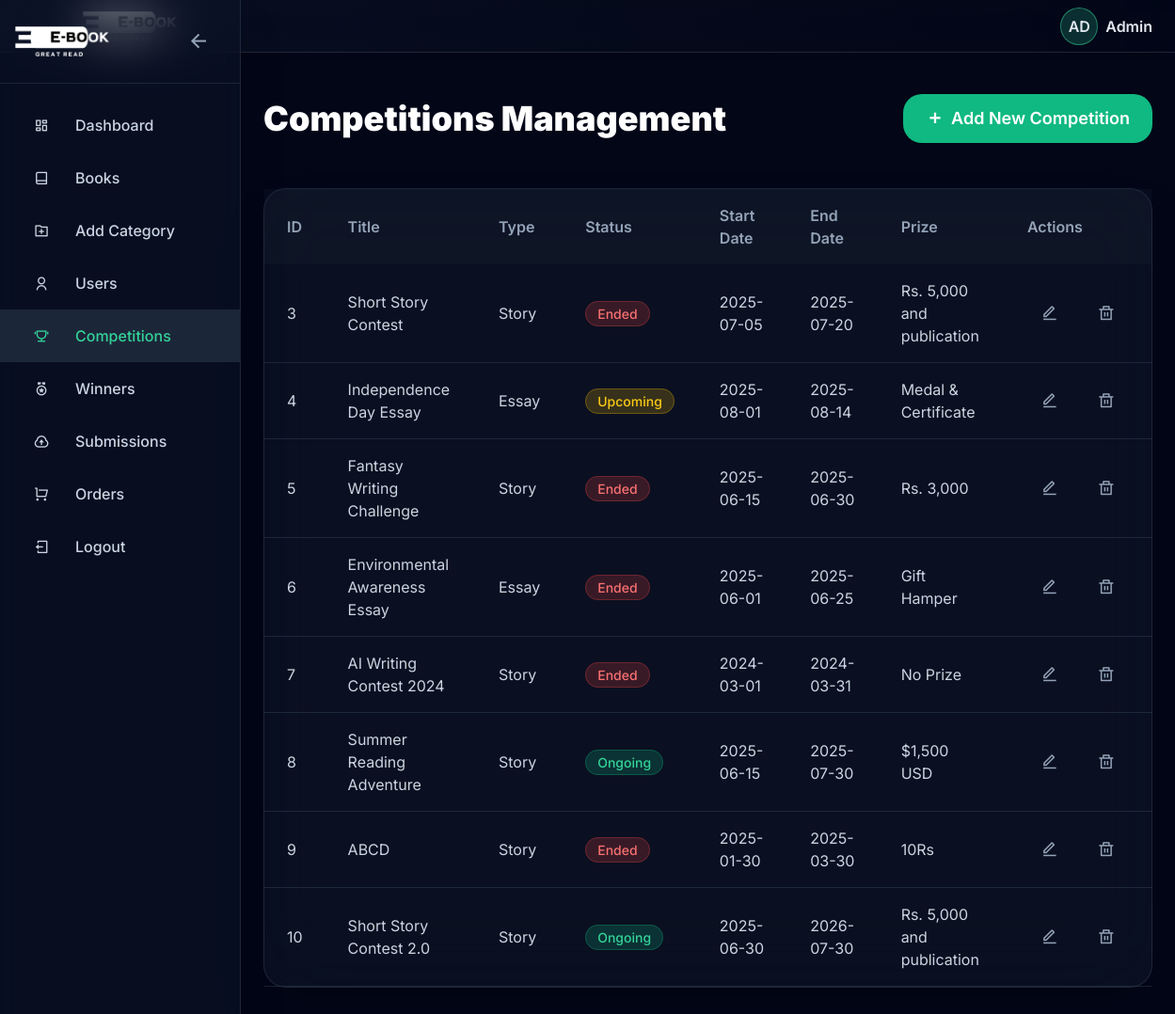
The app's page /Admin/AdminCompetition/admin.competitions.php (signed in) with its own data.
### tables this page shows
CREATE TABLE `competitions` (
  `CompetitionID` int(11) NOT NULL,
  `Type` varchar(20) DEFAULT NULL CHECK (`Type` in ('Story','Essay')),
  `Title` varchar(100) DEFAULT NULL,
  `Description` text DEFAULT NULL,
  `StartDate` date DEFAULT NULL,
  `EndDate` date DEFAULT NULL,
  `Prize` varchar(100) DEFAULT NULL
);

### Admin/AdminCompetition/admin.competitions.php (the view, shortened to what this page needs)
<?php
include "../Components/checkifadmin.php";
?>
<!DOCTYPE html>
<html lang="en">
<head>
    <script src="https://cdn.tailwindcss.com/3.4.16"></script>
    <link rel="stylesheet" href="https://cdnjs.cloudflare.com/ajax/libs/remixicon/4.6.0/remixicon.min.css">
</head>
<body class="bg-slate-950 text-white font-['Inter']">
    <div class="flex min-h-screen">
        <?php include "../Components/sider.php"; ?>
        <main id="main-content" class="mt-16 min-h-screen flex-1 transition-all duration-300">
            <div class="pt-24 p-4 sm:p-6 relative">
                <div id="competitions-page" class="page active container mx-auto">
                    <div class="flex flex-col sm:flex-row items-center justify-between mb-8 sm:mb-12 mt-3 scroll-animate">
                        <h1 class="text-3xl sm:text-4xl font-black text-white">Competitions Management</h1>
                        <a href="newcompetition.php" class="group relative overflow-hidden bg-emerald-500 hover:bg-emerald-600 text-white px-4 sm:px-6 py-2 sm:py-3 text-base sm:text-lg font-semibold rounded-xl transition-all duration-300 hover:scale-105 inline-flex items-center mt-4 sm:mt-0">
                            <span class="relative z-10 flex items-center">
                                <i class="ri-add-line mr-2"></i>
                                Add New Competition
                            </span>
                        </a>
                    </div>
                    <div class="backdrop-blur-2xl bg-slate-800/30 border border-slate-700/50 rounded-2xl shadow-2xl hover:shadow-emerald-500/20 transition-all duration-500 scroll-animate">
                        <div class="overflow-x-auto overflow-y-hidden">
                            <table class="w-full table-responsive">
                                <thead>
                                    <tr class="text-left text-sm sm:text-base text-slate-400 bg-slate-800/20">
                                        <th class="px-4 sm:px-6 py-3 sm:py-4 font-semibold">ID</th>
                                        <th class="px-4 sm:px-6 py-3 sm:py-4 font-semibold competition-title">Title</th>
                                        <th class="px-4 sm:px-6 py-3 sm:py-4 font-semibold hidden sm:table-cell">Type</th>
                                        <th class="px-4 sm:px-6 py-3 sm:py-4 font-semibold">Status</th>
                                        <th class="px-4 sm:px-6 py-3 sm:py-4 font-semibold">Start Date</th>
                                        <th class="px-4 sm:px-6 py-3 sm:py-4 font-semibold">End Date</th>
                                        <th class="px-4 sm:px-6 py-3 sm:py-4 font-semibold">Prize</th>
                                        <th class="px-4 sm:px-6 py-3 sm:py-4 font-semibold">Actions</th>
                                    </tr>
                                </thead>
                                <tbody>
                                    <?php
                                    $sql = "SELECT * FROM competitions";
                                    $data = $conn->query($sql);
                                    if (!$data) {
                                        error_log("Competitions query failed: " . $conn->error);
                                        echo "<tr><td colspan='8' class='px-4 sm:px-6 py-4 text-center text-slate-400'>Error fetching data: " . htmlspecialchars($conn->error) . "</td></tr>";
                                    } elseif ($data->num_rows > 0) {
                                        while ($rows = $data->fetch_assoc()) {
                                    ?>
                                    <tr class="border-b border-slate-700/50 hover:bg-slate-700/30 transition-all duration-300 scroll-animate">
                                        <td class="px-4 sm:px-6 py-3 sm:py-4 text-sm sm:text-base text-slate-300" data-label="ID"><?php echo htmlspecialchars($rows['CompetitionID']); ?></td>
                                        <td class="px-4 sm:px-6 py-3 sm:py-4 text-sm sm:text-base text-slate-300 competition-title" data-label="Title"><?php echo htmlspecialchars($rows['Title']); ?></td>
                                        <td class="px-4 sm:px-6 py-3 sm:py-4 text-sm sm:text-base text-slate-300 hidden sm:table-cell" data-label="Type"><?php echo htmlspecialchars($rows['Type']); ?></td>
                                        <td class="px-4 sm:px-6 py-3 sm:py-4" data-label="Status">
                                            <?php
                                            $today = date('Y-m-d');
                                            $start = $rows['StartDate'];
                                            $end = $rows['EndDate'];
                                            if ($today < $start) {
                                                $status = 'Upcoming';
                                                $badge = 'bg-yellow-500/20 text-yellow-400 border border-yellow-500/30';
                                            } elseif ($today >= $start && $today <= $end) {
                                                $status = 'Ongoing';
                                                $badge = 'bg-emerald-500/20 text-emerald-400 border border-emerald-500/30';
                                            } else {
                                                $status = 'Ended';
                                                $badge = 'bg-red-500/20 text-red-400 border border-red-500/30';
                                            }
                                            ?>
                                            <span class="text-xs sm:text-sm font-medium px-2 sm:px-3 py-1 rounded-full <?php echo $badge; ?>">
                                                <?php echo $status; ?>
                                            </span>
                                        </td>
                                        <td class="px-4 sm:px-6 py-3 sm:py-4 text-sm sm:text-base text-slate-300" data-label="Start Date"><?php echo htmlspecialchars($rows['StartDate']); ?></td>
                                        <td class="px-4 sm:px-6 py-3 sm:py-4 text-sm sm:text-base text-slate-300" data-label="End Date"><?php echo htmlspecialchars($rows['EndDate']); ?></td>
                                        <td class="px-4 sm:px-6 py-3 sm:py-4 text-sm sm:text-base text-slate-300" data-label="Prize"><?php echo htmlspecialchars($rows['Prize']); ?></td>
                                        <td class="px-4 sm:px-6 py-3 sm:py-4" data-label="Actions">
                                            <div class="flex items-center gap-2 sm:gap-3">
                                                <a href="competitions.update.php?id=<?php echo htmlspecialchars($rows['CompetitionID']); ?>" class="w-8 sm:w-12 h-8 sm:h-12 flex items-center justify-center text-slate-400 hover:bg-slate-700/50 hover:text-emerald-400 rounded-full transition-all duration-300">
                                                    <i class="ri-edit-line text-base sm:text-lg"></i>
                                                </a>
                                                <a href="competitions.delete.php?id=<?php echo htmlspecialchars($rows['CompetitionID']); ?>" class="w-8 sm:w-12 h-8 sm:h-12 flex items-center justify-center text-slate-400 hover:bg-slate-700/50 hover:text-red-400 rounded-full transition-all duration-300">
                                                    <i class="ri-delete-bin-line text-base sm:text-lg"></i>
                                                </a>
                                            </div>
                                        </td>
                                    </tr>
                                    <?php
                                        }
                                    } else {
                                        echo "<tr><td colspan='8' class='px-4 sm:px-6 py-4 text-center text-slate-400'>No competitions found.</td></tr>";
                                    }
                                    ?>
                                </tbody>
                            </table>
                        </div>
                    </div>
                </div>
            </div>
        </main>
    </div>
</body>
</html>

### Admin/AdminCompetition/admin.competitions.php (style rules this page uses)
#sidebar:not(.collapsed) ~ #main-content { margin-left: 16rem; }
.scroll-animate { opacity: 0; transform: translateY(20px); transition: all 1s ease-out; }
.scroll-animate.visible { opacity: 1; transform: translateY(0); }
@media (min-width: 640px) { .table-responsive th, .table-responsive td { font-size: 0.875rem; padding: 0.75rem 1.5rem; } }
@media (min-width: 640px) { .table-responsive .competition-title { min-width: 120px; } }
@media (min-width: 768px) { .table-responsive th, .table-responsive td { font-size: 1rem; padding: 1rem 1.5rem; } }
@media (min-width: 768px) { .table-responsive .competition-title { min-width: 150px; } }

### records on screen
competitions: CompetitionID "3", Title "Short Story Contest", Type "Story", status "Ended", StartDate "2025-07-05", EndDate "2025-07-20", Prize "Rs. 5,000 and publication"
competitions: CompetitionID "4", Title "Independence Day Essay", Type "Essay", StartDate "Upcoming", StartDate "2025-08-01", EndDate "2025-08-14", Prize "Medal & Certificate"
competitions: CompetitionID "5", Title "Fantasy Writing Challenge", Type "Story", status "Ended", StartDate "2025-06-15", EndDate "2025-06-30", Prize "Rs. 3,000"
competitions: CompetitionID "6", Title "Environmental Awareness Essay", Type "Essay", status "Ended", StartDate "2025-06-01", EndDate "2025-06-25", Prize "Gift Hamper"
competitions: CompetitionID "7", Title "AI Writing Contest 2024", Type "Story", status "Ended", StartDate "2024-03-01", EndDate "2024-03-31", Prize "No Prize"
competitions: CompetitionID "8", Title "Summer Reading Adventure", Type "Story", status "Ongoing", StartDate "2025-06-15", EndDate "2025-07-30", Prize "$1,500 USD"
competitions: CompetitionID "9", Title "ABCD", Type "Story", status "Ended", StartDate "2025-01-30", EndDate "2025-03-30", Prize "10Rs"
competitions: CompetitionID "10", Title "Short Story Contest 2.0", Type "Story", status "Ongoing", StartDate "2025-06-30", EndDate "2026-07-30", Prize "Rs. 5,000 and publication"

### other values on screen
substr($_SESSION['user'], 0, 2) "AD"
$_SESSION['user'] "Admin"
